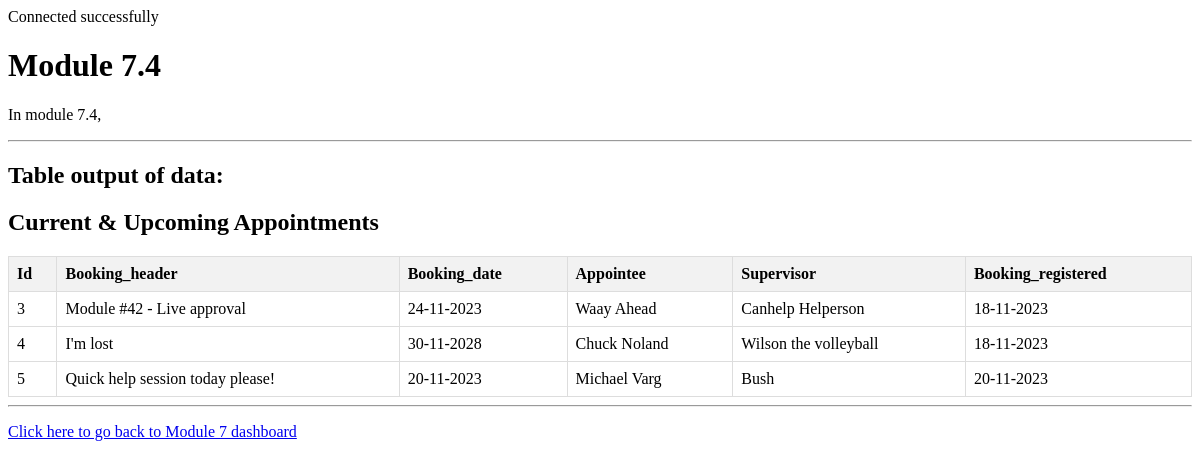
/modules/module7_4.php, run on the app's committed database.
### tables this page shows
CREATE TABLE `guidance_bookings` (
  `id` int(11) NOT NULL,
  `booking_header` varchar(255) NOT NULL,
  `booking_date` date NOT NULL,
  `appointee` varchar(255) NOT NULL,
  `supervisor` varchar(255) NOT NULL,
  `booking_registered` date NOT NULL DEFAULT current_timestamp()
);

### modules/module7_4.php (the view, shortened to what this page needs)
<?php
$servername = "localhost";
$username = "root";
$password = "";
$dbname = "is115_module";
try {
    $conn = new PDO("mysql:host=$servername;dbname=$dbname", $username, $password);
    $conn->setAttribute(PDO::ATTR_ERRMODE, PDO::ERRMODE_EXCEPTION);
} catch (PDOException $e) {
    echo "Connection failed: " . $e->getMessage();
}
?>
<!DOCTYPE html>
<html lang="en">
<head>
</head>
<h1>Module 7.4</h1>
<p>In module 7.4,
</p>
<hr />
<h2>Table output of data:</h2>
<?php
try {
    $currentDate = date('d-m-Y');
    $sql = $conn->prepare(
        "SELECT
                id,
                booking_header,
                DATE_FORMAT(booking_date, '%d-%m-%Y') AS booking_date,
                appointee,
                supervisor,
                DATE_FORMAT(booking_registered, '%d-%m-%Y') AS booking_registered
            FROM
                guidance_bookings"
    );
    $sql->execute();
    $result = $sql->fetchAll(PDO::FETCH_ASSOC);
    if (count($result) > 0) {
        $overdueAppointments = [];
        $upcomingAppointments = [];
        foreach ($result as $row) {
            $bookingDate = DateTime::createFromFormat('d-m-Y', $row['booking_date'])->format('d-m-Y');
            if ($bookingDate < $currentDate) {
                $overdueAppointments[] = $row;
            } else {
                $upcomingAppointments[] = $row;
            }
        }
        echo '<h2>Current & Upcoming Appointments</h2>';
        if (count($upcomingAppointments) > 0) {
            echo '<table>';
            echo '<tr>';
            foreach ($upcomingAppointments[0] as $key => $value) {
                echo '<th>' . ucfirst($key) . '</th>';
            }
            echo '</tr>';
            foreach ($upcomingAppointments as $row) {
                echo '<tr>';
                foreach ($row as $value) {
                    echo '<td>' . $value . '</td>';
                }
                echo '</tr>';
            }
            echo '</table>';
        } else {
            echo 'No upcoming records found';
        }
    } else {
        echo 'No records found';
    }
} catch (PDOException $e) {
    echo "Error: " . $e->getMessage();
}
?>
<hr />
<p><a href="../">Click here to go back to Module 7 dashboard</a></p>
</body>
</html>

### modules/module7_4.php (style rules this page uses)
table { border-collapse: collapse; width: 100%; margin-top: 20px; }
th, td { border: 1px solid #dddddd; text-align: left; padding: 8px; }
th { background-color: #f2f2f2; }

### data on the page
guidance_bookings: id "3", booking_header "Module #42 - Live approval", value "24-11-2023", appointee "Waay Ahead", supervisor "Canhelp Helperson", value "18-11-2023"
guidance_bookings: id "4", booking_header "I'm lost", value "30-11-2028", appointee "Chuck Noland", supervisor "Wilson the volleyball", value "18-11-2023"
guidance_bookings: id "5", booking_header "Quick help session today please!", value "20-11-2023", appointee "Michael Varg", supervisor "Bush"

### other printed values
$key "Id"
$key "Booking_header"
$key "Booking_date"
$key "Appointee"
$key "Supervisor"
$key "Booking_registered"
